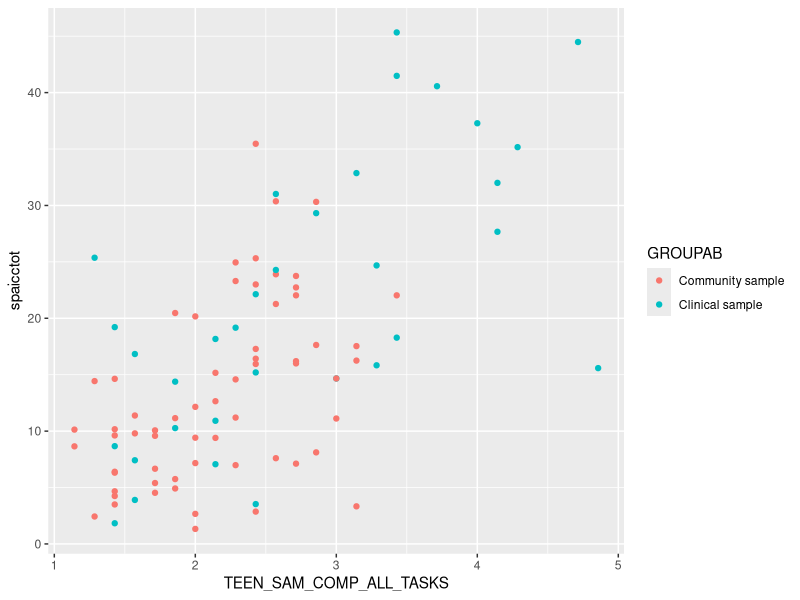
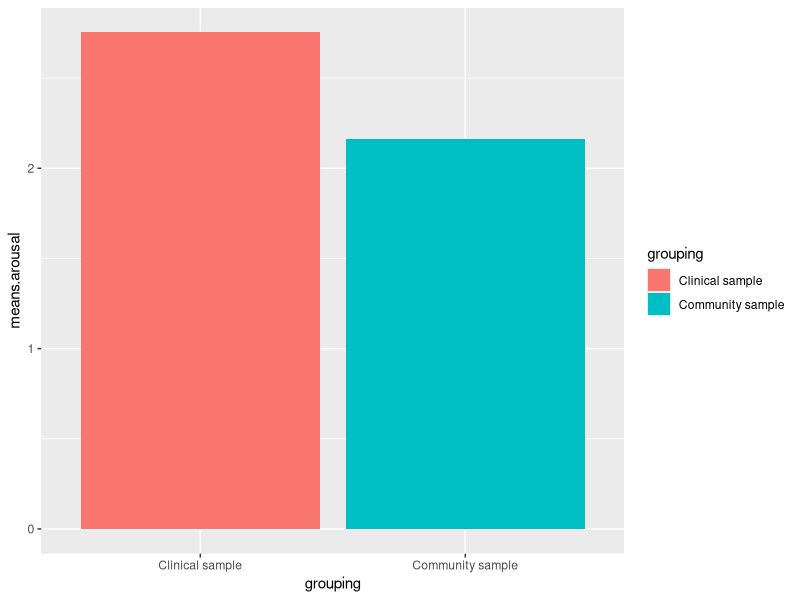
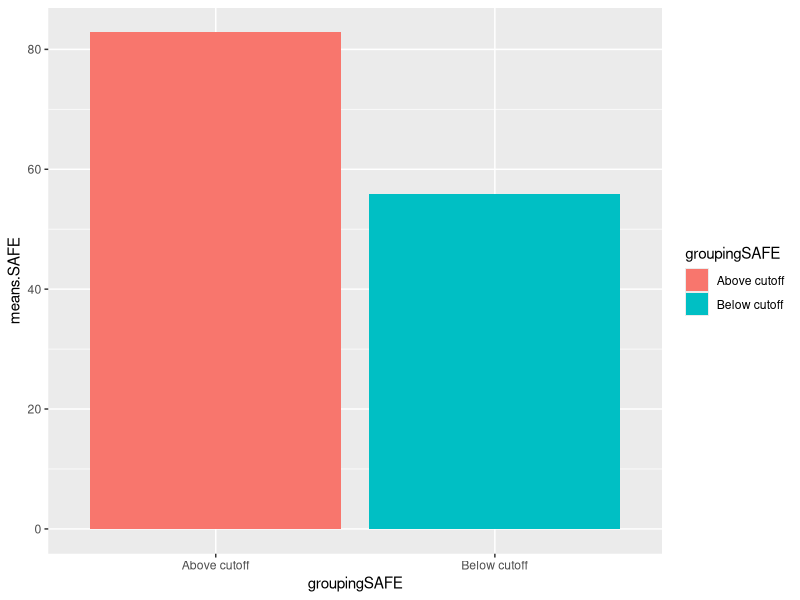
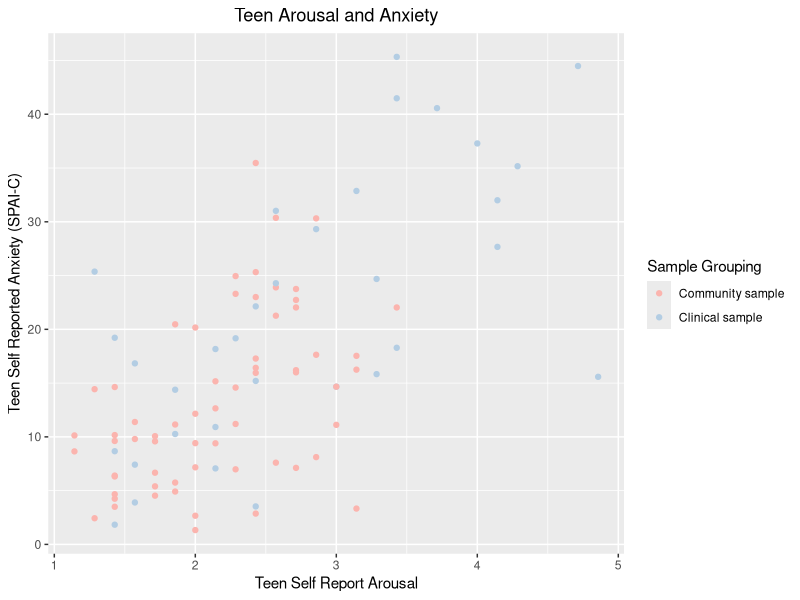
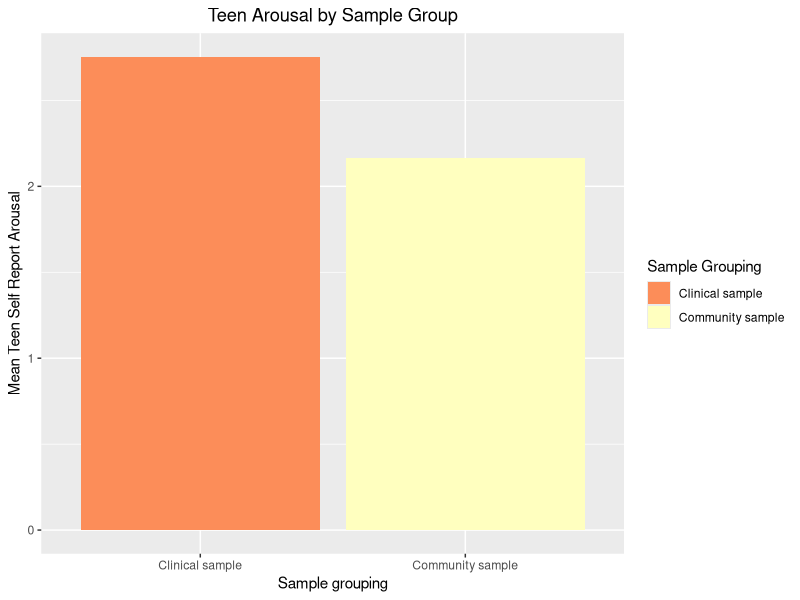
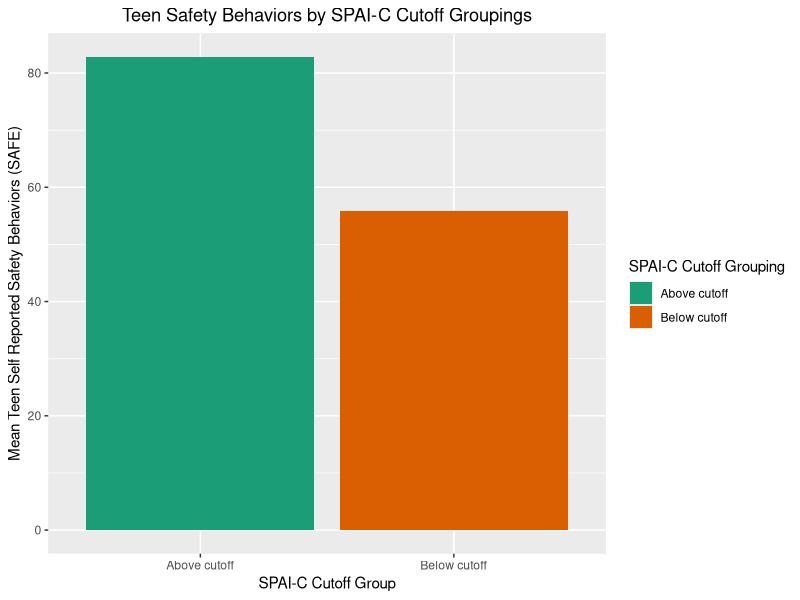
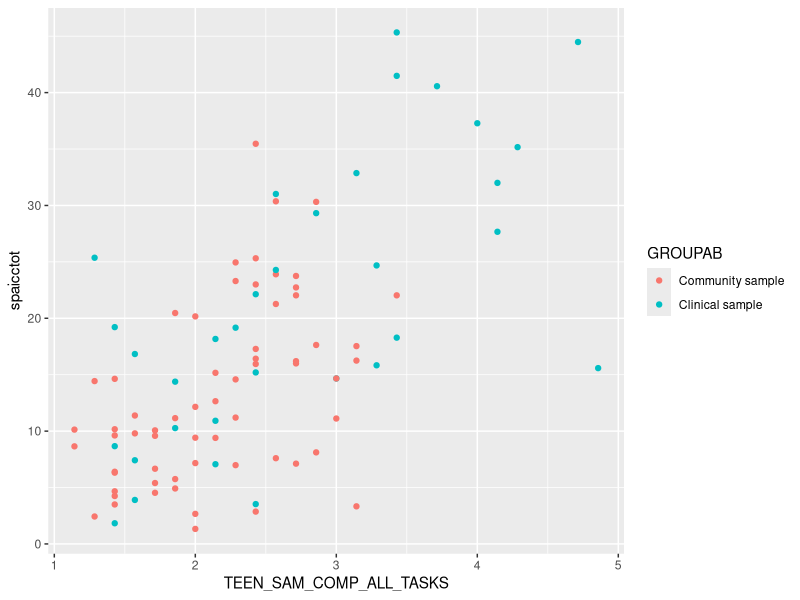
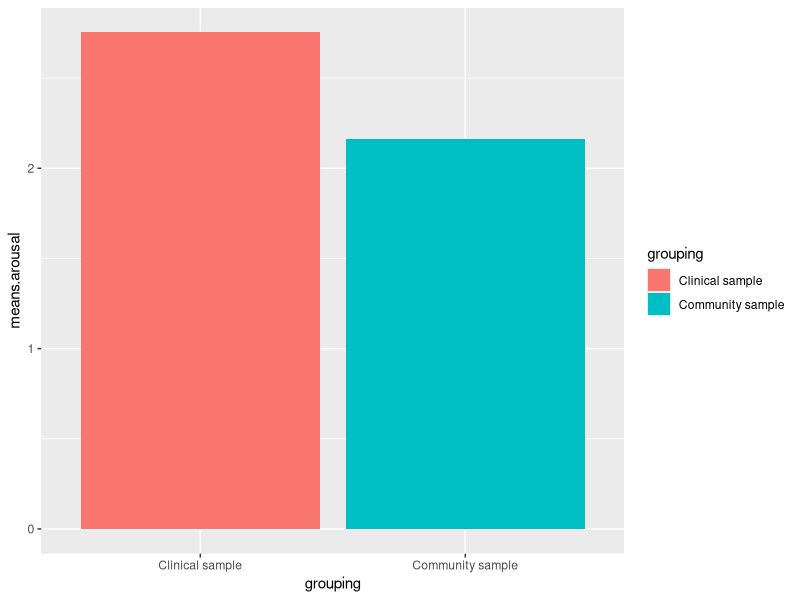

R code for these plots, in order:
## ---- chunk 1
#libraries
library(haven)
library(ggplot2)
library(tidyr)
library(dplyr)

#reading dataset
SAS.data <- read_sav("QASMIEH_DATASET_PSYC798W.sav")

#making dataframe of only variables of interest
my.SAS <- c( "MASTER_ID","GROUPAB" ,"SAFE_TOTAL_C","spaicctot","TEEN_SAM_COMP_ALL_TASKS")

SAS.df <- SAS.data[,my.SAS]
SAS.df$GROUPAB <- as.factor(SAS.df$GROUPAB)
levels(SAS.df$GROUPAB) <- c("Community sample", "Clinical sample")
levels(SAS.df$GROUPAB)


#making new variable
SAS.df$SPAICCUTOFF <- NA
SAS.df$SPAICCUTOFF[SAS.df$spaicctot<18] <- "Below cutoff"
SAS.df$SPAICCUTOFF[SAS.df$spaicctot>=18] <- "Above cutoff"
SAS.df$SPAICCUTOFF<- as.factor(SAS.df$SPAICCUTOFF)
summary(SAS.df)

#reordering so factors variables are first
SAS.df <- SAS.df[c(1,2,6,3,4,5)]

#creating long dataset
SAS.long <- gather (SAS.df, "Measure", "Response", SAFE_TOTAL_C:TEEN_SAM_COMP_ALL_TASKS)
SAS.long

## ---- chunk 2
# Is teen self reported physiological arousal related to teen self reported anxiety as measured by the SPAI-C? 
(arousalanxiety <- ggplot(SAS.df, aes(TEEN_SAM_COMP_ALL_TASKS, spaicctot))+geom_point(aes(color=GROUPAB)))

# Do teens who belong in the clinical sample report having significantly higher arousal than teens in the community sample? 
mean.arousal.A <-mean(SAS.df$TEEN_SAM_COMP_ALL_TASKS[SAS.df$GROUPAB=="Community sample"])
mean.arousal.B <-mean(SAS.df$TEEN_SAM_COMP_ALL_TASKS[SAS.df$GROUPAB=="Clinical sample"])
grouping <- c("Community sample", "Clinical sample")
means.arousal <- c(mean.arousal.A, mean.arousal.B)
grouparousal <- data.frame(grouping, means.arousal)

(arousalplot <- ggplot(grouparousal, aes(grouping, means.arousal))+geom_bar(stat="identity", aes(fill=grouping)))

# We can also group teens by classifying them along cut off scores (at or above 18) for the SPAI-C, suggesting they have probable social anxiety disorder. I will make a new grouping variable to sort each participant. Are teens who scored above the cut off scores scoring higher on the SAFE than teens who were below the cut off score? 
(mean.SAFE.Above <-mean(SAS.df$SAFE_TOTAL_C[SAS.df$SPAICCUTOFF=="Above cutoff"]))
(mean.SAFE.Below <-mean(SAS.df$SAFE_TOTAL_C[SAS.df$SPAICCUTOFF=="Below cutoff"]))
groupingSAFE <- c("Above cutoff", "Below cutoff")
means.SAFE <- c(mean.SAFE.Above, mean.SAFE.Below)
SAFEcut <- data.frame(groupingSAFE, means.SAFE)

(SAFEplot <- ggplot(SAFEcut, aes(groupingSAFE, means.SAFE))+geom_bar(stat="identity", aes(fill=groupingSAFE)))
## ---- chunk 3
new1<- arousalanxiety+
       xlab("Teen Self Report Arousal")+
       ylab("Teen Self Reported Anxiety (SPAI-C)")+
       ggtitle("Teen Arousal and Anxiety")+
       scale_color_brewer(palette = "Pastel1", name="Sample Grouping")+
       theme(plot.title = element_text(hjust = 0.5))

new2<- arousalplot+
       xlab("Sample grouping")+
       ylab("Mean Teen Self Report Arousal")+
       ggtitle("Teen Arousal by Sample Group")+
       scale_fill_brewer(palette = "Spectral", name="Sample Grouping")+
       theme(plot.title = element_text(hjust = 0.5)) 

new3<- SAFEplot+
       xlab("SPAI-C Cutoff Group")+
       ylab("Mean Teen Self Reported Safety Behaviors (SAFE)")+
       ggtitle("Teen Safety Behaviors by SPAI-C Cutoff Groupings")+
       scale_fill_brewer(palette = "Dark2",name="SPAI-C Cutoff Grouping")+
       theme(plot.title = element_text(hjust = 0.5))

## ---- chunk 4
png("HW7plot1.png")
plot(new1)
dev.off()
png("HW7plot2.png")
plot(new2)
dev.off()
png("HW7plot3.png")
plot(new3)
dev.off()
png("HW7plot4.png")
plot(arousalanxiety)
dev.off()
png("HW7plot5.png")
plot(arousalplot)
dev.off()
png("HW7plot6.png")
plot(SAFEplot)
dev.off()
